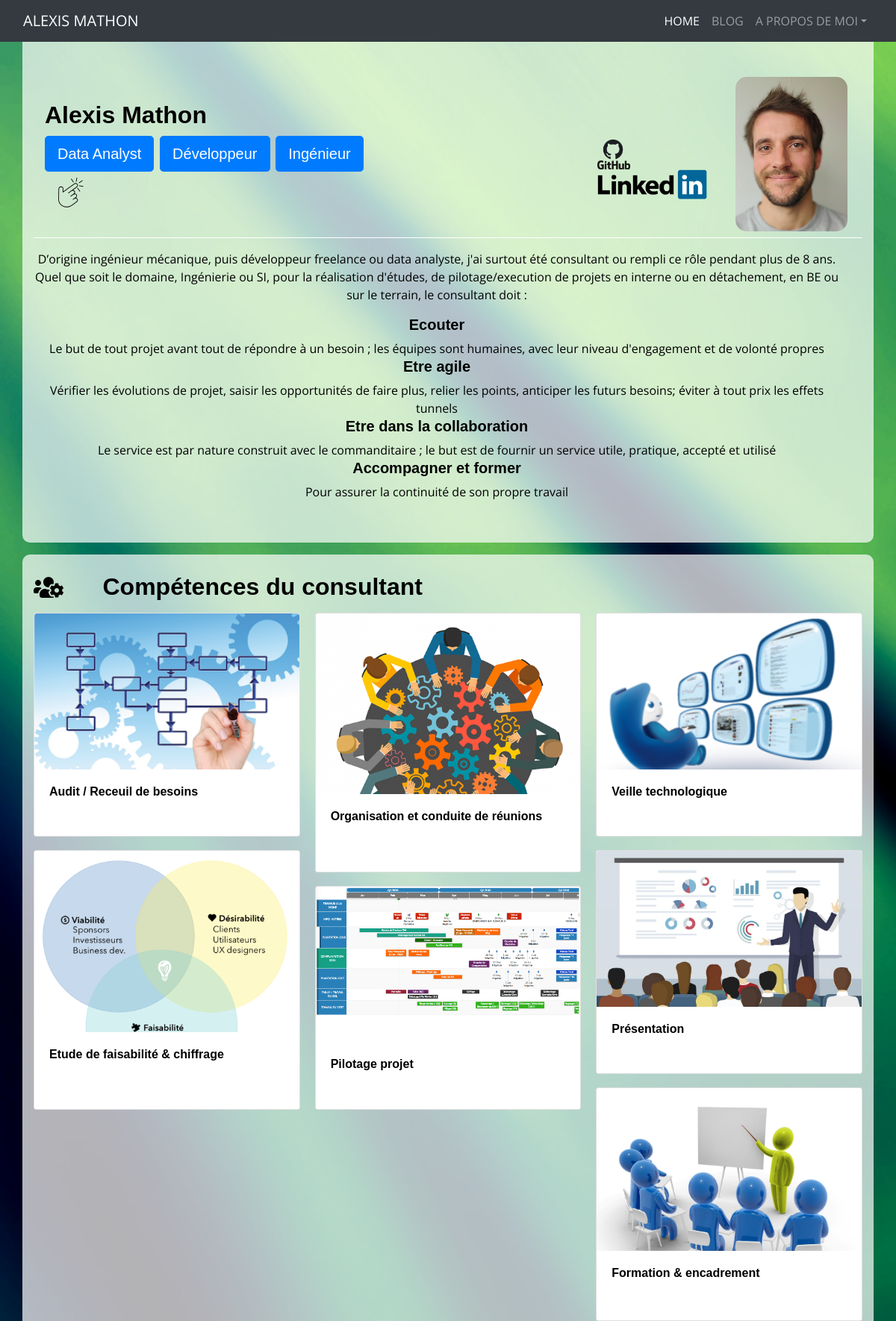
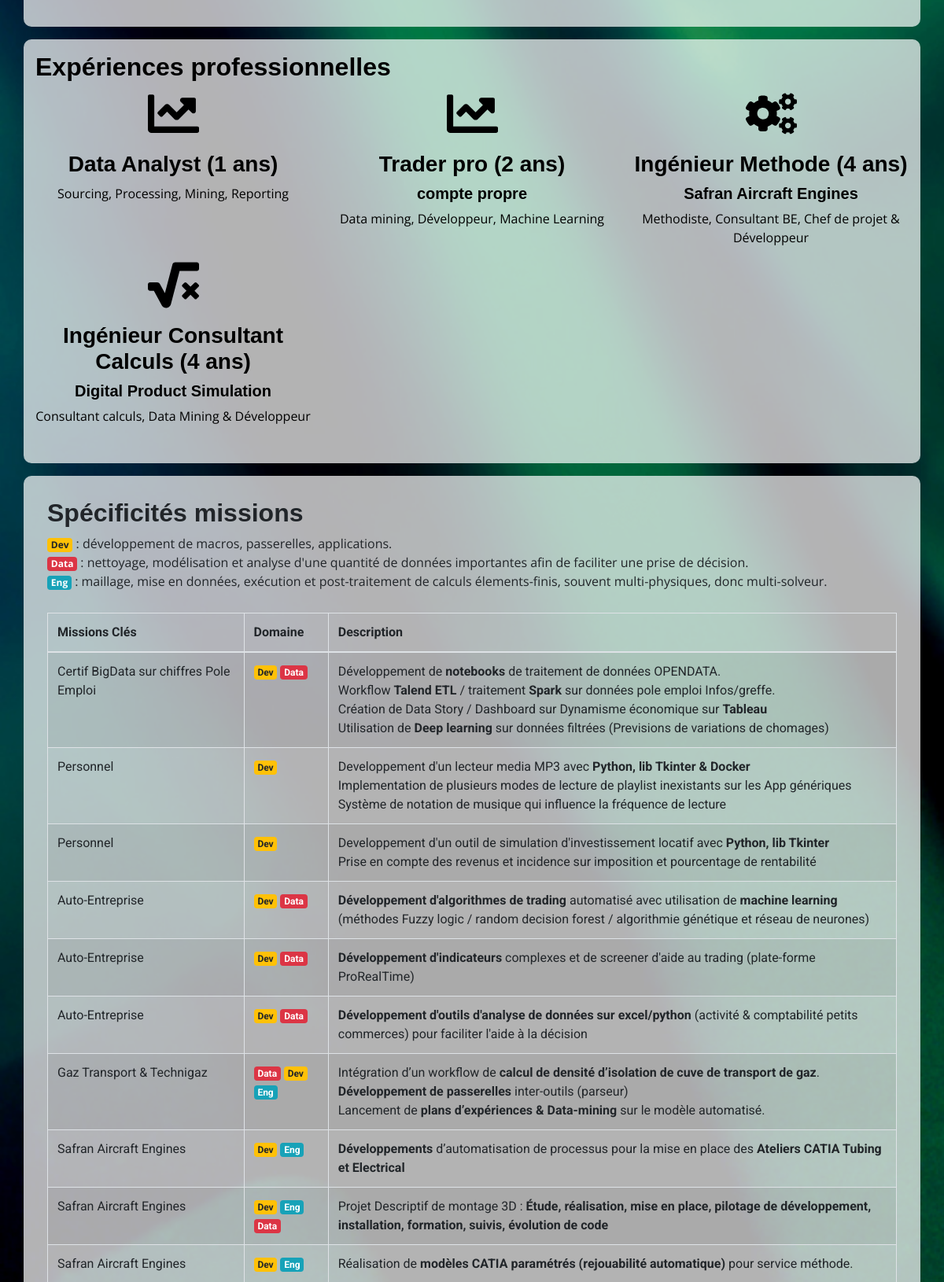
Screenshot of /Me/ (upper part) with the database file from the repository (2 pictures, top to bottom).
### cvapp/models.py (models this page shows, shortened)
class CompGlob(db.Model):
    id = db.Column(db.Integer, primary_key=True)
    name = db.Column(db.String(50), nullable=False)
    img = db.Column(db.String(50), nullable=True)
    wc = db.Column(db.Enum(WorkClass), nullable=False)
    short = db.Column(db.String(200), nullable=False)

### cvapp/views.py (the view)
@routes.route('/Me/')
def allcv(): return rendercv('All')

### cvapp/utils.py (called while the page is built)
def find_gcomp(workclass):
    if workclass == 'All' :
        return CompGraph.query.filter(
            CompGlob.wc == WorkClass['DataDevEng']).all()
    else :
        complist = CompGlob.query.filter(
            CompGlob.wc == WorkClass[workclass]).all()
        if workclass == 'Data' or workclass == 'Dev':
            complist += CompGlob.query.filter(
                CompGlob.wc == WorkClass['DataDev']).all()
        if workclass == 'Data' or workclass == 'Eng':
            complist += CompGlob.query.filter(
                CompGlob.wc == WorkClass['DataEng']).all()
        if workclass == 'Dev' or workclass == 'Eng':
            complist += CompGlob.query.filter(
                CompGlob.wc == WorkClass['DevEng']).all()
        return complist

### cvapp/views.py (called while the page is built)
def rendercv(Wkclass):
    myUrl = 'Page_AboutMe.html'
    if Wkclass == 'All' :
        gcomplist = find_gcomp('DataDevEng')
        tcomplist = None
    else :
        tcomplist = find_tcomp(Wkclass)
        gcomplist = find_gcomp(Wkclass)
    print(Wkclass)
    return render_template(myUrl,
                            type=Wkclass,
                            tcomplist=tcomplist,
                            gcomplist=gcomplist)

### cvapp/templates/Page_AboutMe.html (shortened to what this page needs)
{% extends 'base.html' %}
{% block content %}
      {% include 'bloc_presentation.html' %}
      {% if gcomplist: %}
        {% include 'bloc_skilldetails.html' %}
      {% endif %}
      {% if type == 'All' %}
        {% include 'bloc_jobhistory.html' %}
      {% endif %}
      {% include 'bloc_xptable.html' %}
{% endblock %}

### cvapp/templates/bloc_skilldetails.html (shortened to what this page needs)
<div class="container blocgenerique">
  <section class="row">
      <div class="row col-12 pb-2 mt-2">
        <div class="icontitle col-md-1 d-none d-md-block"> <img src="{{ url_for('static', filename='img/svg/users-cog.svg') }}" alt height="40" width="40"></div>
        {% if type == 'All' %}
        <div class="col-md-11"><h2> Compétences du consultant </h2> </div>
        {% else %}
        <div class="col-md-11"><h2> Compétences lié au domaine </h2> </div>
        {% endif %}
      </div>
      <div class="container">
        <div class="card-columns">
      {% for comp in gcomplist %}
      <div class="card">
        <img class="card-img-top" {% if comp.img!=None: %} src="{{url_for('static', filename=comp.img) }}") {% endif %} alt="Card image cap">
        <div class="card-body">
          <h5 class="card-title">{{comp.name}}</h5>
        </div>
      </div>
      {% endfor %}
        </div>
      </div>
  </section>
</div>

### cvapp/static/css/style.css (style rules this page uses)
body { font-family: "Open Sans", "Roboto", sans-serif; color: white; background-image: url("../img/green-computer.jpg");background-size: cover; }
.blocgenerique { background-color: rgba(255, 255, 255, .7); border-radius: 10px; color: black; padding-top: 1rem;padding-bottom: 1rem;margin-top : 1rem;margin-bottom: 1rem; }
.icontitle { height: 40px;padding-bottom:1rem; }
h1, h2, h3, h4, h5 { font-family: "Open Sans", sans-serif; color: inherit; }
.blogmd h1, h2, h3, h4, h5 { font-family: "Oswald", sans-serif; font-weight: bold; }
.card { display: inline-block; position: relative; overflow: hidden; min-height: 300px; height: 100%; }
.card-body .card-title { margin-bottom: calc(50% + 20px); transition: 1.5s ease; }
.card-title { font-size : 1rem; }
.card-body { position: absolute; bottom: 0; left: 0; right: 0; height: 30%; background-color: #fff; transition: 1.5s ease; color: black; }
body { margin: 0; }

### rows the page displays
CompGlob: img (picture), name "Audit / Receuil de besoins"
CompGlob: img (picture), name "Etude de faisabilité & chiffrage"
CompGlob: img (picture), name "Organisation et conduite de réunions"
CompGlob: img (picture), name "Pilotage projet"
CompGlob: img (picture), name "Veille technologique"
CompGlob: img (picture), name "Présentation"
CompGlob: img (picture), name "Formation & encadrement"
